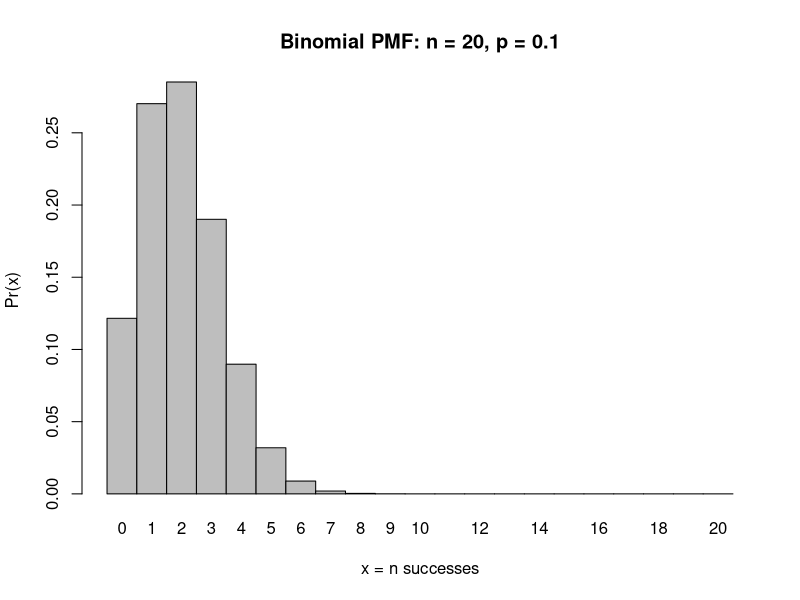
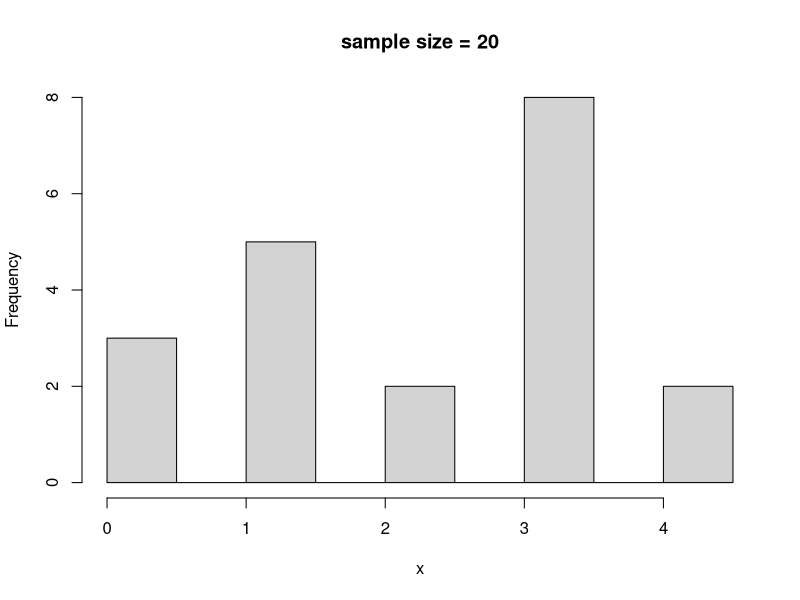
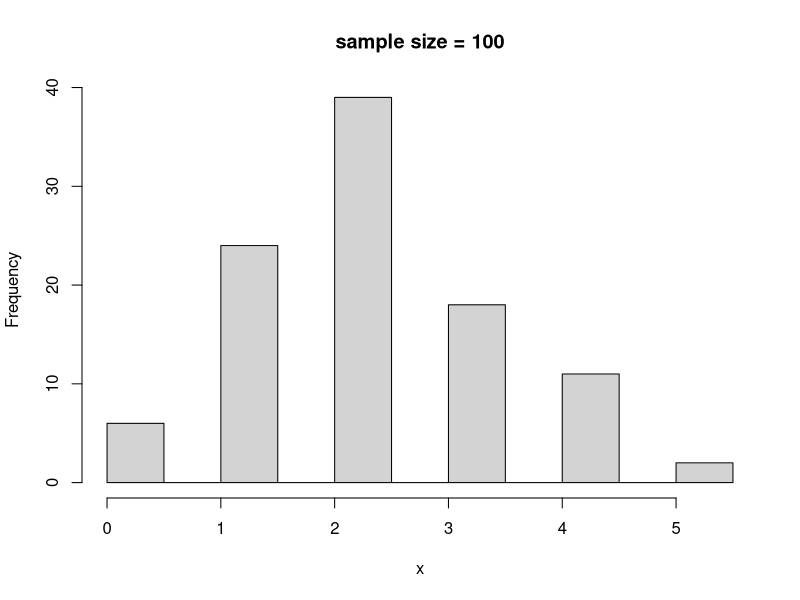
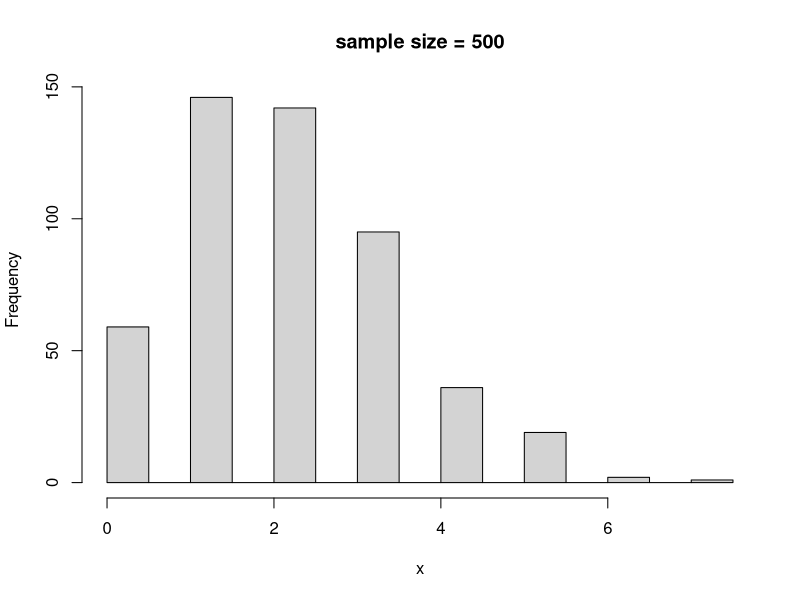
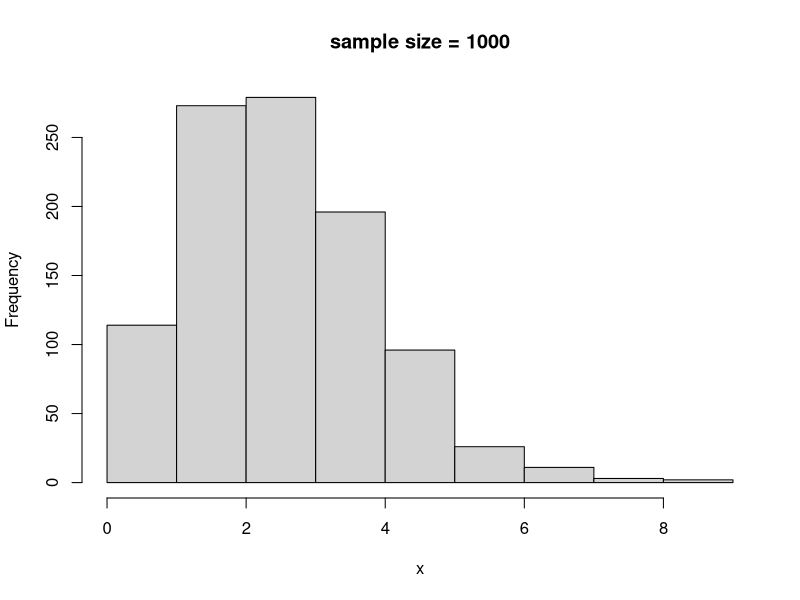
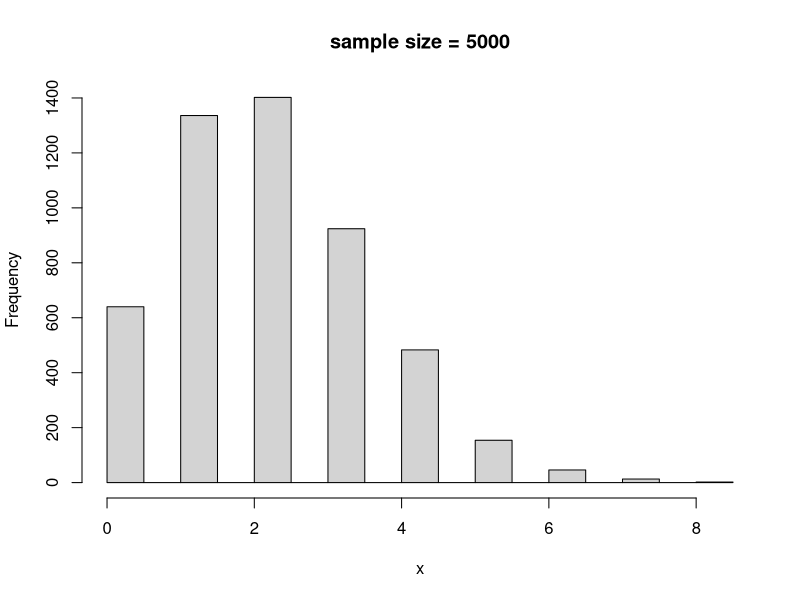
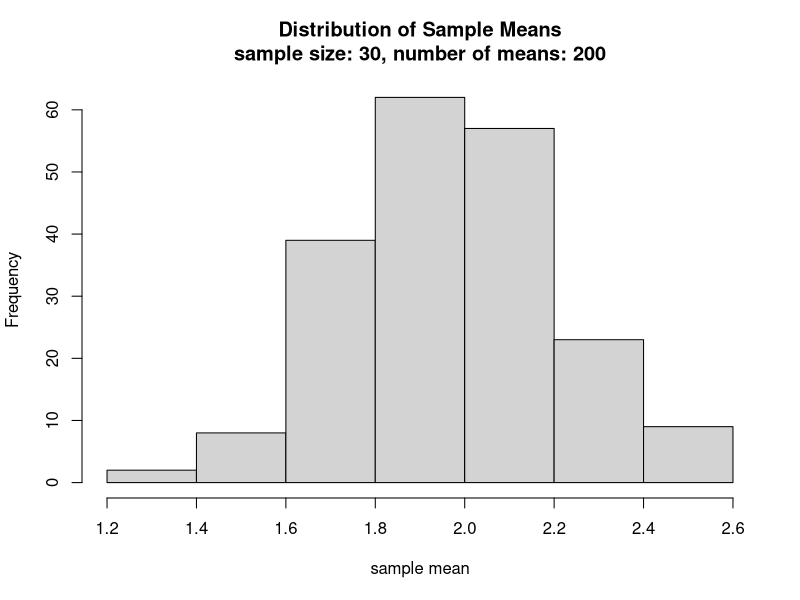
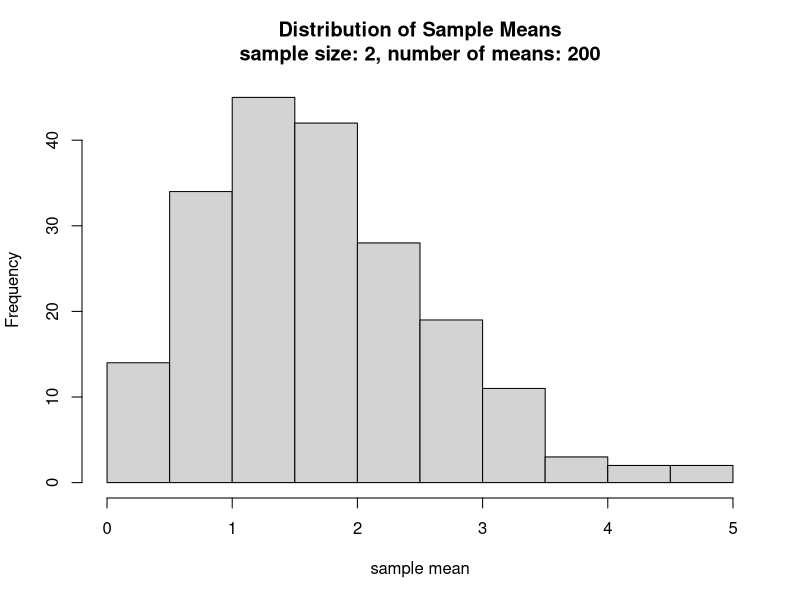

The R source for these figures, in order:
## ---- chunk 1
#The probability mass function of a binomial distribution with n=20 and p=0.1 would look like:
x = 0:20

barplot(
  dbinom(x, size = 20, prob = 0.1),
  names.arg = x, space = 0,
  main = "Binomial PMF: n = 20, p = 0.1",
  ylab = "Pr(x)", xlab = "x = n successes")
## ---- chunk 2
#Let’s make a ‘Population’ of 1 million binomially-distributed numbers:

set.seed(12345)
sim_population = rbinom(n = 1000000, size = 20, prob = 0.1)

max(sim_population)
#note that the maximum x value is 12. That means that even though the domain of a binomial distribution with n=20 and p=0.1 goes from 0 to 20, the probability of observing counts greater than 12 is so low that our ‘popualtion’ of one million doesn’t contain any!
## ---- chunk 3
#sample 20 observations with replacement
set.seed(5431213)

sim_sample = sample(sim_population, size = 20, replace = T)
hist(sim_sample + 0.00001, main = "sample size = 20", xlab = "x")

#with a sample of 20 it doesn't look like it came from a binomially-distributed population
sim_sample_2 = sample(sim_population, size = 100, replace = T)
hist(sim_sample_2 + 0.00001, main = "sample size = 100", xlab = "x")
#resembles normal distribution with sample size of 100

sim_sample_3 = sample(sim_population, size = 500, replace = T)
hist(sim_sample_3 + 0.00001, main = "sample size = 500", xlab = "x")

sim_sample_4 = sample(sim_population, size = 1000, replace = T)
hist(sim_sample_4 + 0.00001, main = "sample size = 1000", xlab = "x")

sim_sample_5 = sample(sim_population, size = 5000, replace = T)
hist(sim_sample_5 + 0.00001, main = "sample size = 5000", xlab = "x")

#sample sizes 500-5000 look more like the binomially-distributed population with a right skew

sd(sim_sample)
sd(sim_sample_2)
sd(sim_sample_3)
sd(sim_sample_4)
sd(sim_sample_5)

mean(sim_sample)
mean(sim_sample_2)
mean(sim_sample_3)
mean(sim_sample_4)
mean(sim_sample_5)

#I expect the mean and sd to stabilize and get closer to the true parameters of the population as my sample size increases

## ---- chunk 4
mean_sampler = function(pop, sample_size, n_means)
{
  # pre-allocate a results vector
  means = vector(mode = "numeric", length = n_means)
  
  # sampling loop
  for (i in 1:n_means)
  {
    samp = sample(pop, size = sample_size, replace = TRUE)
    means[i] = mean(samp)
  }
  
  return(means)
}

sample_means = mean_sampler(
  pop = sim_population, 
  sample_size = 30,
  n_means = 200)

hist(
  sample_means,
  main = "Distribution of Sample Means\nsample size: 30, number of means: 200",
  xlab = "sample mean")

#Set the sample size to a small number, say 2 or 3. What do you notice about the sampling distribution of the mean? Does it look normal? Does it look like the parent distribution?

sample_means_2 = mean_sampler(
  pop = sim_population, 
  sample_size = 2,
  n_means = 200)

hist(
  sample_means_2,
  main = "Distribution of Sample Means\nsample size: 2, number of means: 200",
  xlab = "sample mean")

#The sampling distribution of the mean when the sample size is very small looks more like the binomial parent distribution, with a right skew. 


#Try using a different distribution to create sim_population. For example, you could try an exponential distribution with rate parameter of 0.2:
set.seed(12345)
sim_population_exp = rexp(n = 1000000, rate = 0.2)

hist(
  sim_population_exp,
  main = "Exponential Population\nrate = 0.2",
  xlab = "pop2")

sample_means_exp = mean_sampler(
  pop = sim_population_exp, 
  sample_size = 30,
  n_means = 200)

hist(
  sample_means_exp,
  main = "Distribution of Sample Means\nsample size: 30, number of means: 200",
  xlab = "sample mean")

sample_means_exp2 = mean_sampler(
  pop = sim_population_exp, 
  sample_size = 1,
  n_means = 200)

hist(
  sample_means_exp2,
  main = "Distribution of Sample Means\nsample size: 1, number of means: 200",
  xlab = "sample mean")

